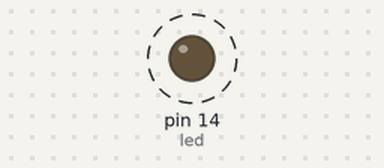
Bench run of a sketch on a simulated Arduino Uno, built with avr-gcc and run on an emulated ATmega328P. On the bench: output pins drawn as LEDs (lit = HIGH). Dashed ring = blinking.

Above: at 0.4 s.
Timing chart, 0 to 4.5 s (numbered marks = the images above):
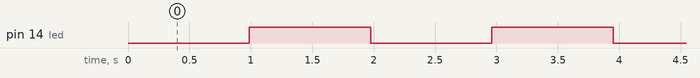

Measured:
- by itself, pin 14 (led): alternates HIGH for 0.99 s and LOW for 0.99 s

The sketch:

sketch_mar5a.ino
```cpp
#include <avr/io.h>
volatile uint8_t tot_overflow;
ISR(TIMER2_OVF_vect)
{
// keep a track of number of overflows
tot_overflow++;
}
void timer2_init(){
// set up timer with no prescaling
TCCR2B |= (1 << CS02)|(1 << CS00)|(1 << CS01);
// enable overflow interrupt
TIMSK2 |= (1 << TOIE0);
// enable global interrupts
sei();
// initialize counter
TCNT2 = 0;
tot_overflow = 0;}
void setup(){
// connect led to pin PC0

DDRC |= (1 << PC0);
PORTC=PORTC & (~(1<<PC0));  //intialize the led is off at the beggining
// initialize timer
timer2_init();
}
void loop(){
// check if the timer count reaches 191

if (tot_overflow >= 30) // NOTE: '>=' is used
{
// check if the timer count reaches 53
if (TCNT2 >= 133){
PORTC ^= (1 << PC0); // toggles the led
TCNT2 = 0; // reset counter
tot_overflow = 0; // reset overflow counter
}
}
}
```
